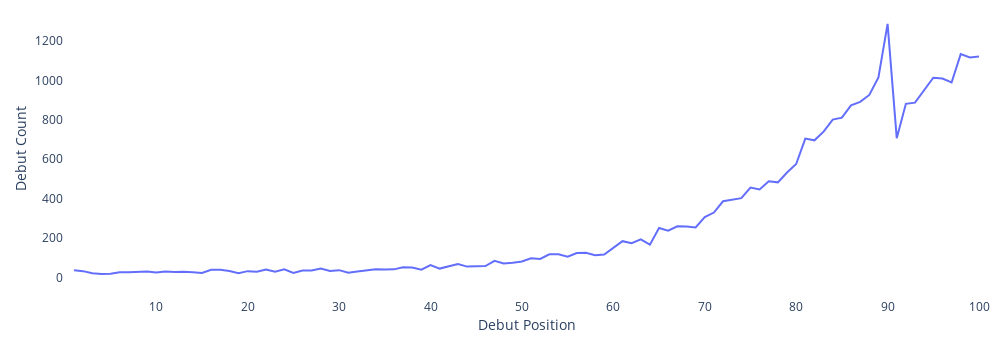

The code cell stored with this chart in its notebook:
### Code cell
fig = go.Figure(go.Scatter(x=(trend_df == 'New').sum(axis = 1).index + 1,
                           y=(trend_df == 'New').sum(axis = 1),
                           mode='lines',
                           name='lines'))
fig.update_layout(width=1000, 
                  height=350, 
                  plot_bgcolor='rgb(255,255,255)',
                  xaxis_title="Debut Position",
                  yaxis_title="Debut Count",
                  margin={'l':10, 'r':10, 'b':10, 't':10, 'pad':10})
fig.show()

### Figure 1 — Plotly figure (JSON) as saved in the notebook; plotly's stock layout.template omitted (floating-point values rounded to 4 significant figures)
{"data": [{"mode": "lines", "name": "lines", "type": "scatter", "x": [1, 2, 3, 4, 5, 6, 7, 8, 9, 10, 11, 12, 13, 14, 15, 16, 17, 18, 19, 20, 21, 22, 23, 24, 25, 26, 27, 28, 29, 30, 31, 32, 33, 34, 35, 36, 37, 38, 39, 40, 41, 42, 43, 44, 45, 46, 47, 48, 49, 50, 51, 52, 53, 54, 55, 56, 57, 58, 59, 60, 61, 62, 63, 64, 65, 66, 67, 68, 69, 70, 71, 72, 73, 74, 75, 76, 77, 78, 79, 80, 81, 82, 83, 84, 85, 86, 87, 88, 89, 90, 91, 92, 93, 94, 95, 96, 97, 98, 99, 100], "y": [37, 33, 22, 18, 20, 27, 27, 30, 31, 26, 31, 29, 30, 27, 24, 40, 40, 34, 22, 33, 30, 41, 30, 42, 24, 36, 36, 46, 34, 38, 25, 31, 36, 42, 41, 42, 53, 51, 40, 64, 46, 58, 69, 56, 58, 59, 85, 72, 75, 82, 98, 95, 118, 118, 106, 125, 126, 114, 117, 150, 185, 175, 194, 167, 252, 238, 260, 259, 254, 307, 330, 387, 396, 403, 457, 447, 488, 483, 533, 576, 705, 696, 740, 801, 811, 873, 891, 926, 1015, 1286, 707, 881, 887, 952, 1013, 1009, 989, 1133, 1116, 1121]}], "layout": {"height": 350, "margin": {"b": 10, "l": 10, "pad": 10, "r": 10, "t": 10}, "plot_bgcolor": "rgb(255,255,255)", "width": 1000, "xaxis": {"autorange": true, "range": [1, 100], "title": {"text": "Debut Position"}, "type": "linear"}, "yaxis": {"autorange": true, "range": [-52.44, 1356.0], "title": {"text": "Debut Count"}, "type": "linear"}}}
